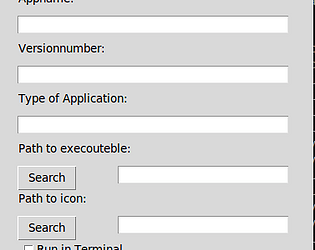
#> input picture img/itch/auto-desktop.png, 315 x 250 px
$ python -i check-media.py   (imports and definitions only)
#> lines starting #> are read from the running program, lines starting #| are printed output that depends on the picture
#!/usr/bin/env python3
"""Vergleicht itch.io und YouTube mit GAMES und VIDEOS in script.js.

Aufruf:  python3 scripts/check-media.py             # nur anzeigen
         python3 scripts/check-media.py --bilder    # fehlende Bilder nach img/ laden
Braucht nur Python 3 und Internet. Mit Pillow werden bei YouTube-Shorts die schwarzen Ränder abgeschnitten.
"""
import html
import re
import sys
import urllib.request
from pathlib import Path

ITCH = "https://bonbon08.itch.io/"
CHANNEL = "UCW2JjdwpyCu02wa40FsyJWQ"
MAX_VIDEOS = 6
ROOT = Path(__file__).resolve().parent.parent
UA = {"User-Agent": "Mozilla/5.0"}


def get(url):
    with urllib.request.urlopen(urllib.request.Request(url, headers=UA), timeout=30) as res:
        return res.read()


def save(url, path):
    path.parent.mkdir(parents=True, exist_ok=True)
    path.write_bytes(get(url))


def crop_bars(path):
#> called with path = '../img/itch/auto-desktop.png'
    try:
        from PIL import Image
    except ImportError:
        print(f"    (Pillow fehlt – Ränder bei {path.name} nicht abgeschnitten)")
        return
    im = Image.open(path).convert("RGB")
#> im is the input picture: PIL image 315x250 RGB; mean R, G, B 220, 220, 219.9
    w, h = im.size
#> w = 315; h = 250
    cols = [x for x in range(w) if sum(sum(im.getpixel((x, y))) for y in range(0, h, 10)) / (h // 10) > 40]
#> cols = 314 values from 0 to 313
    if cols and (cols[0] > 0 or cols[-1] < w - 1):
        im.crop((cols[0], 0, cols[-1] + 1, h)).save(path, quality=85)
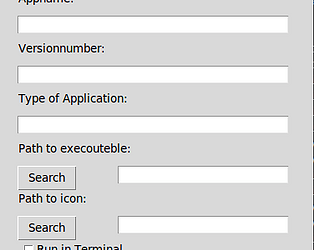
#> saved as auto-desktop.png: PIL image 314x250 RGB; mean R, G, B 220.6, 220.6, 220.6


# [1 line that did not run here, left out]
# [1 line that did not run here, left out]
# [1 line that did not run here, left out]
# [1 line that did not run here, left out]
# [1 line that did not run here, left out]
bilder = "--bilder" in sys.argv

# itch.io
# [1 line that did not run here, left out]
games = []
# [7 lines not run here, left out]

new_games = [g for g in games if g[0] not in on_site_games]
# [1 line that did not run here, left out]
# [6 lines not run here, left out]

# YouTube
# [1 line that did not run here, left out]
videos = []
# [6 lines not run here, left out]

# "neu" = jünger als das neueste Video, das schon auf der Seite ist
newest = max((v[2] for v in videos if v[0] in on_site_videos), default="")
new_videos = [v for v in videos if v[0] not in on_site_videos and v[2] > newest]
# [1 line that did not run here, left out]
# [6 lines not run here, left out]

# Bilder
missing = [(f"img/itch/{s}.png", img, False) for s, _, _, img in games if img and s in on_site_games]
# [1 line not run here, left out]
missing = [m for m in missing if not (ROOT / m[0]).exists()]
# [9 lines not run here, left out]
# [1 line that did not run here, left out]
# [1 line that did not run here, left out]
# [2 lines not run here, left out]

>>> result = crop_bars('../img/itch/auto-desktop.png')
